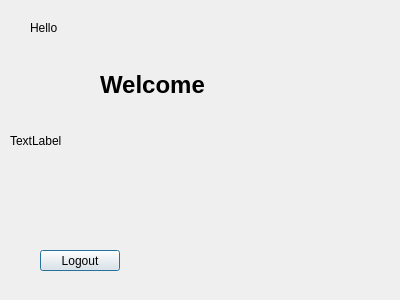
<?xml version="1.0" encoding="UTF-8"?>
<ui version="4.0">
 <class>WelcomeWindow</class>
 <widget class="QDialog" name="WelcomeWindow">
  <property name="geometry">
   <rect>
    <x>0</x>
    <y>0</y>
    <width>400</width>
    <height>300</height>
   </rect>
  </property>
  <property name="windowTitle">
   <string>Dialog</string>
  </property>
  <widget class="QPushButton" name="push_logout">
   <property name="geometry">
    <rect>
     <x>40</x>
     <y>250</y>
     <width>80</width>
     <height>21</height>
    </rect>
   </property>
   <property name="text">
    <string>Logout</string>
   </property>
  </widget>
  <widget class="QLabel" name="label_hello">
   <property name="geometry">
    <rect>
     <x>30</x>
     <y>20</y>
     <width>151</width>
     <height>16</height>
    </rect>
   </property>
   <property name="text">
    <string>Hello</string>
   </property>
  </widget>
  <widget class="QLabel" name="label_welcome">
   <property name="geometry">
    <rect>
     <x>100</x>
     <y>50</y>
     <width>111</width>
     <height>71</height>
    </rect>
   </property>
   <property name="text">
    <string>&lt;html&gt;&lt;head/&gt;&lt;body&gt;&lt;p&gt;&lt;span style=&quot; font-size:18pt; font-weight:600; color:#000000;&quot;&gt;Welcome&lt;/span&gt;&lt;/p&gt;&lt;/body&gt;&lt;/html&gt;</string>
   </property>
  </widget>
  <widget class="QLabel" name="label_welcome_image">
   <property name="geometry">
    <rect>
     <x>10</x>
     <y>40</y>
     <width>391</width>
     <height>201</height>
    </rect>
   </property>
   <property name="text">
    <string>TextLabel</string>
   </property>
  </widget>
  <zorder>label_welcome_image</zorder>
  <zorder>push_logout</zorder>
  <zorder>label_hello</zorder>
  <zorder>label_welcome</zorder>
 </widget>
 <resources/>
 <connections/>
</ui>
